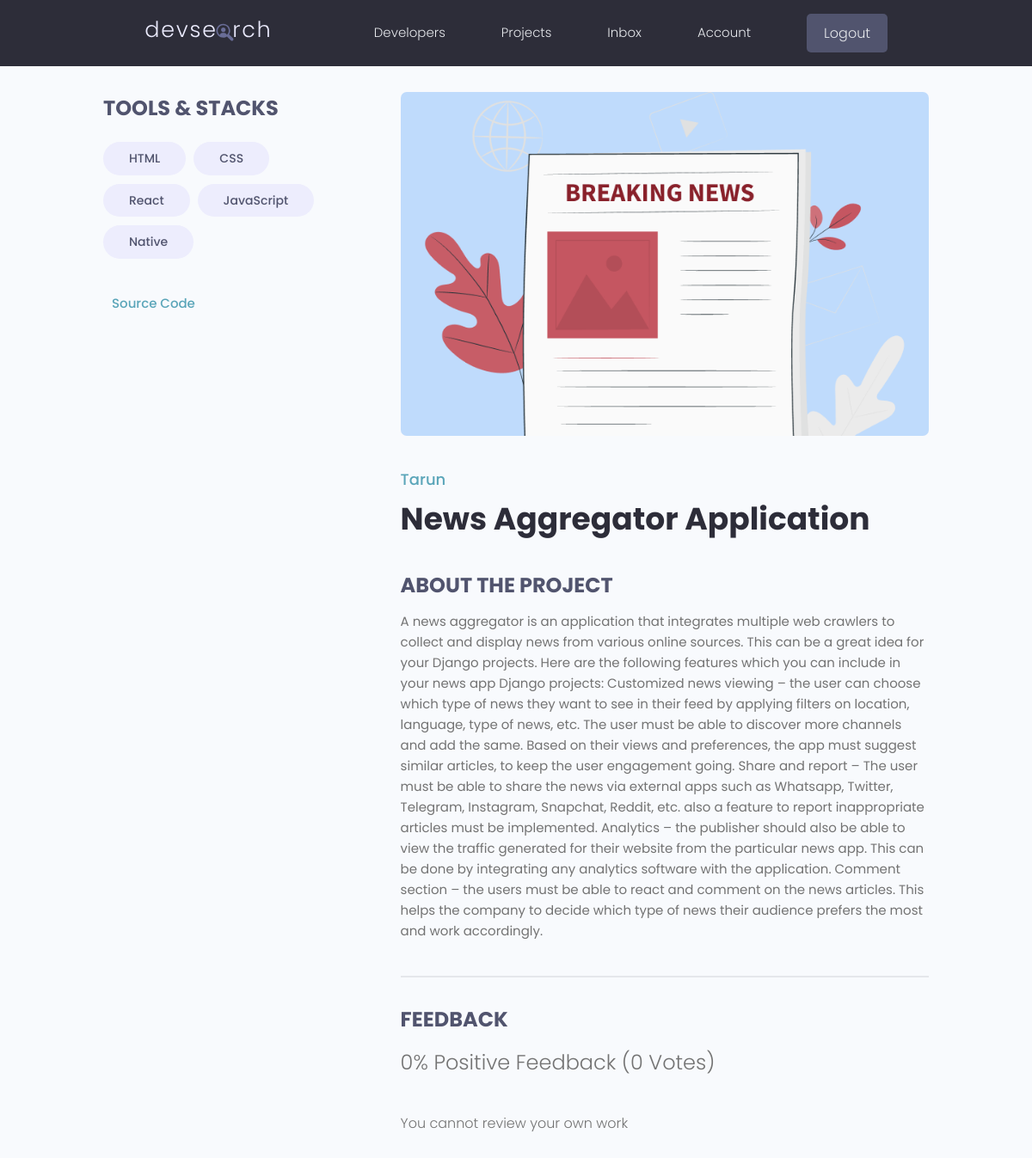
The app's page /projects/project/14e6a6ee272446589cff9127092afd16/ (signed in), older data.
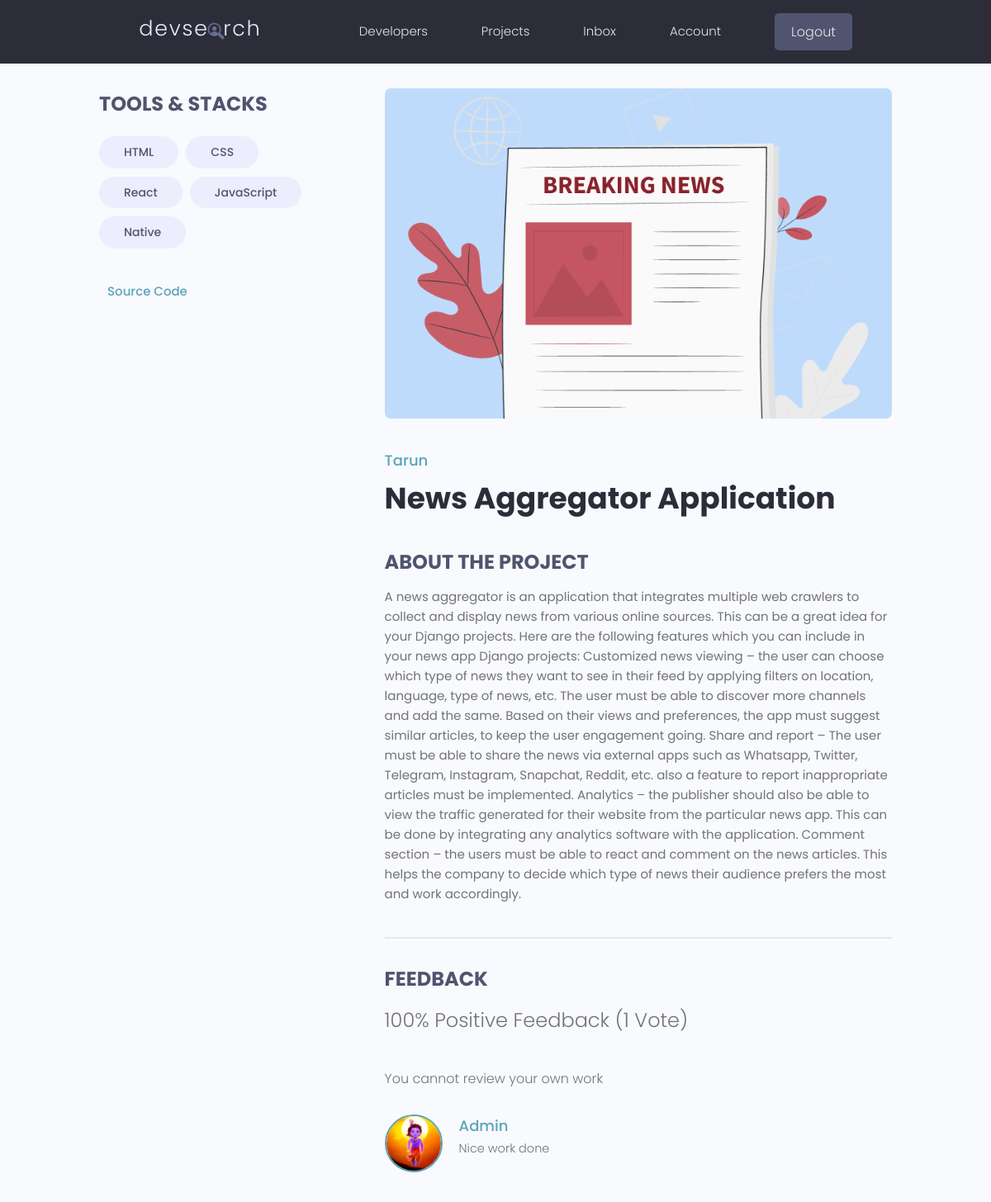
The same page, newer data.
### projects/models.py (models this page shows, shortened)
class Tag(models.Model):
    name = models.CharField(max_length=200)
    created = models.DateTimeField(auto_now_add=True)
    id = models.UUIDField(default=uuid.uuid4, unique=True,
                          primary_key=True, editable=False)
    def __str__(self):
        return self.name

class Project(models.Model):
    owner = models.ForeignKey(
        Profile, null=True, blank=True, on_delete=models.CASCADE)
    title = models.CharField(max_length=200)
    description = models.TextField(null=True, blank=True)
    featured_image = models.ImageField(
        null=True, blank=True, default="default.jpg")
    demo_link = models.CharField(max_length=2000, null=True, blank=True)
    source_link = models.CharField(max_length=2000, null=True, blank=True)
    tags = models.ManyToManyField('Tag', blank=True)
    vote_total = models.IntegerField(default=0, null=True, blank=True)
    vote_ratio = models.IntegerField(default=0, null=True, blank=True)
    created = models.DateTimeField(auto_now_add=True)
    id = models.UUIDField(default=uuid.uuid4, unique=True,
                          primary_key=True, editable=False)
    class Meta:
        ordering = ['-vote_ratio', '-vote_total', 'title']
    @property
    def imageURL(self):
        try:
            url = self.featured_image.url
        except:
            url = ''
        return url
    @property
    def reviewers(self):
        queryset = self.review_set.all().values_list('owner__id', flat=True)
        return queryset

class Review(models.Model):
    VOTE_TYPE = (
        ('up', 'Up Vote'),
        ('down', 'Down Vote'),
    )
    owner = models.ForeignKey(Profile, on_delete=models.CASCADE, null=True)
    project = models.ForeignKey(Project, on_delete=models.CASCADE)
    body = models.TextField(null=True, blank=True)
    value = models.CharField(max_length=200, choices=VOTE_TYPE)
    created = models.DateTimeField(auto_now_add=True)
    id = models.UUIDField(default=uuid.uuid4, unique=True,
                          primary_key=True, editable=False)
    class Meta:
        unique_together = [['owner', 'project']]

### users/models.py (models this page shows, shortened)
class Profile(models.Model):
    user = models.OneToOneField(
        User, on_delete=models.CASCADE, null=True, blank=True)
    name = models.CharField(max_length=200, blank=True, null=True)
    email = models.EmailField(max_length=500, blank=True, null=True)
    username = models.CharField(max_length=200, blank=True, null=True)
    location = models.CharField(max_length=200, blank=True, null=True)
    short_intro = models.CharField(max_length=200, blank=True, null=True)
    bio = models.TextField(blank=True, null=True)
    profile_image = models.ImageField(
        null=True, blank=True, upload_to='profiles/', default="profiles/user-default.png")
    social_github = models.CharField(max_length=200, blank=True, null=True)
    social_twitter = models.CharField(max_length=200, blank=True, null=True)
    social_linkedin = models.CharField(max_length=200, blank=True, null=True)
    social_youtube = models.CharField(max_length=200, blank=True, null=True)
    social_website = models.CharField(max_length=200, blank=True, null=True)
    created = models.DateTimeField(auto_now_add=True)
    id = models.UUIDField(default=uuid.uuid4, unique=True,
                          primary_key=True, editable=False)
    class Meta:
        ordering = ['created']

### projects/views.py (the view, shortened to what this page needs)
# urls.py: path('project/<str:pk>/', views.project, name="project"),
def project(request, pk):
    projectObj = Project.objects.get(id=pk)
    form = ReviewForm()
    return render(request, 'projects/single-project.html', {'project': projectObj, 'form': form})

### projects/templates/projects/single-project.html (shortened to what this page needs)
{% extends 'main.html' %}
{% block content %}
<main class="singleProject my-md">
    <div class="container">
        <div class="layout">
            <div class="column column--1of3">
                <h3 class="singleProject__subtitle">Tools & Stacks</h3>
                <div class="singleProject__toolStack">
                    {% for tag in project.tags.all %}
                    <span class="tag tag--pill tag--sub tag--lg">
                        <small>{{tag}}</small>
                    </span>
                    {% endfor %}
                </div>
                {% if project.source_link %}
                <a class="singleProject__liveLink" href="{{project.source_link}}" target="_blank">Source
                    Code
                </a>
                {% endif %}
            </div>
            <div class="column column--2of3">
                <img class="singleProject__preview" src="{{ project.imageURL }}" alt="portfolio thumbnail" />
                <a href="{% url 'user-profile' project.owner.id  %}"
                    class="singleProject__developer">{{project.owner.name}}</a>
                <h2 class="singleProject__title">{{project.title}}</h2>
                <h3 class="singleProject__subtitle">About the Project</h3>
                <div class="singleProject__info">
                    {{project.description}}
                </div>
                <div class="comments">
                    <h3 class="singleProject__subtitle">Feedback</h3>
                    <h5 class="project--rating">
                        {{project.vote_ratio}}% Positive Feedback ({{project.vote_total}}
                        Vote{{project.vote_total|pluralize:"s"}})
                    </h5>
                    {% if request.user.profile.id in project.reviewers %}
                    <p>You have already submitted your review for this project</p>
                    {% elif request.user.profile == project.owner %}
                    <p>You cannot review your own work</p>
                    {% else %}
                    <a href="{% url 'login' %}?next={{request.path}}">Please login to leave a review</a>
                    {% endif %}
                    <div class="commentList">
                        {% for review in project.review_set.all %}
                        {% if review.body %}
                        <div class="comment">
                            <a href="{% url 'user-profile' review.owner.id  %}">
                                <img class="avatar avatar--md" src="{{review.owner.profile_image.url}}" alt="user" />
                            </a>
                            <div class="comment__details">
                                <a href="{% url 'user-profile' review.owner.id  %}"
                                    class="comment__author">{{review.owner.name}}</a>
                                <p class="comment__info">{{review.body|linebreaksbr}}</p>
                            </div>
                        </div>
                        {% endif %}
                        {% endfor %}
                    </div>
                </div>
            </div>
        </div>
    </div>
</main>
{% endblock %}

Row changes from the older to the newer data that the page shows:
changed Project "News Aggregator Application": vote_ratio "0" → "100"; vote_total "0" → "1"
added Review: owner.profile_image (picture), owner.name "Admin", body "Nice work done"
